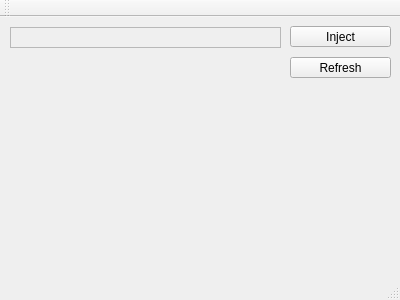
<?xml version="1.0" encoding="UTF-8"?>
<ui version="4.0">
 <class>MainWindow</class>
 <widget class="QMainWindow" name="MainWindow">
  <property name="geometry">
   <rect>
    <x>0</x>
    <y>0</y>
    <width>400</width>
    <height>300</height>
   </rect>
  </property>
  <property name="windowTitle">
   <string>MainWindow</string>
  </property>
  <widget class="QWidget" name="centralWidget">
   <widget class="QPushButton" name="injectButton">
    <property name="geometry">
     <rect>
      <x>290</x>
      <y>9</y>
      <width>101</width>
      <height>21</height>
     </rect>
    </property>
    <property name="text">
     <string>Inject</string>
    </property>
   </widget>
   <widget class="QTextEdit" name="textEdit">
    <property name="enabled">
     <bool>false</bool>
    </property>
    <property name="geometry">
     <rect>
      <x>10</x>
      <y>10</y>
      <width>271</width>
      <height>21</height>
     </rect>
    </property>
    <property name="acceptDrops">
     <bool>false</bool>
    </property>
    <property name="verticalScrollBarPolicy">
     <enum>Qt::ScrollBarAlwaysOff</enum>
    </property>
    <property name="readOnly">
     <bool>true</bool>
    </property>
   </widget>
   <widget class="QPushButton" name="refreshButton">
    <property name="geometry">
     <rect>
      <x>290</x>
      <y>40</y>
      <width>101</width>
      <height>21</height>
     </rect>
    </property>
    <property name="text">
     <string>Refresh</string>
    </property>
   </widget>
  </widget>
  <widget class="QMenuBar" name="menuBar">
   <property name="geometry">
    <rect>
     <x>0</x>
     <y>0</y>
     <width>400</width>
     <height>21</height>
    </rect>
   </property>
  </widget>
  <widget class="QToolBar" name="mainToolBar">
   <attribute name="toolBarArea">
    <enum>TopToolBarArea</enum>
   </attribute>
   <attribute name="toolBarBreak">
    <bool>false</bool>
   </attribute>
  </widget>
  <widget class="QStatusBar" name="statusBar"/>
 </widget>
 <layoutdefault spacing="6" margin="11"/>
 <resources/>
 <connections/>
</ui>
